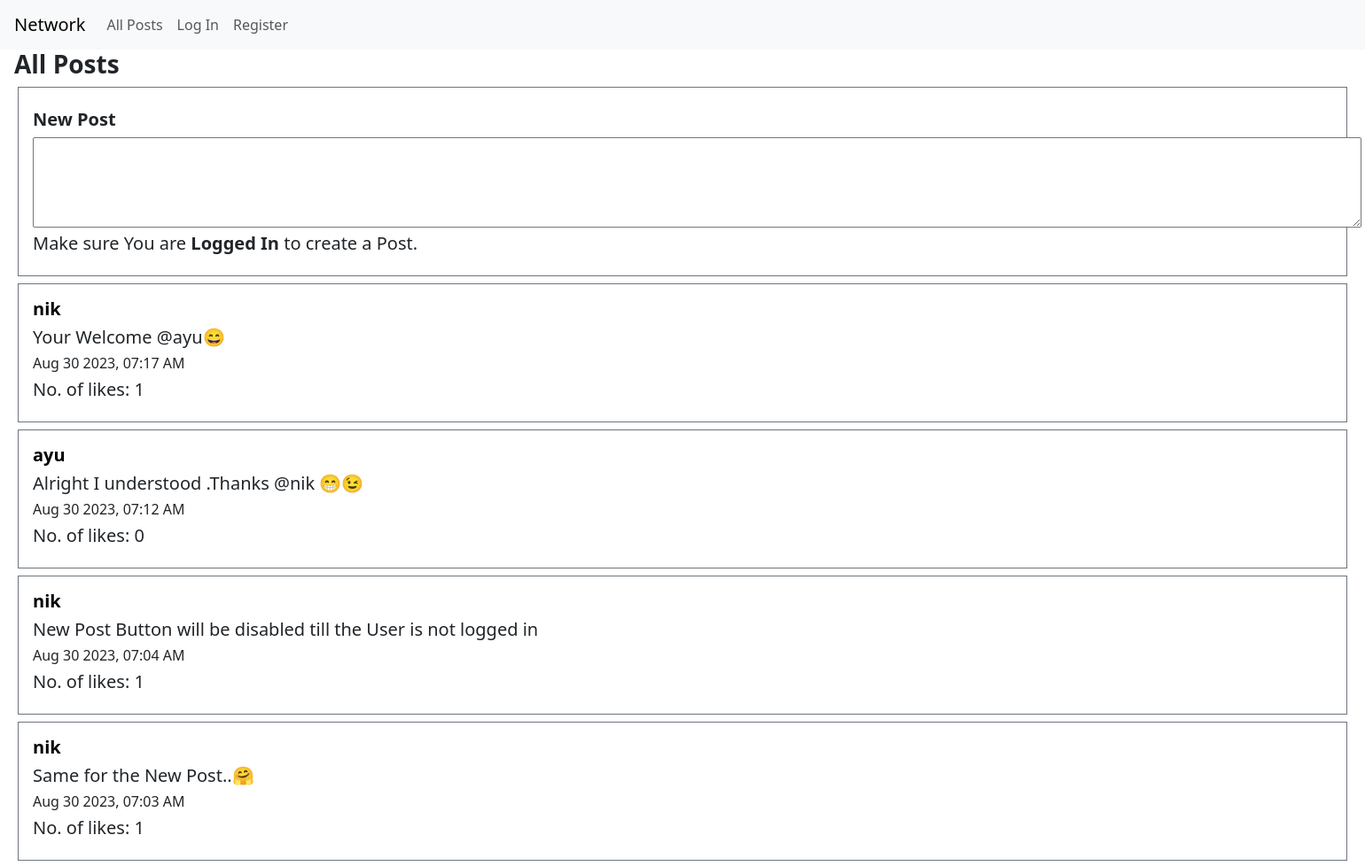
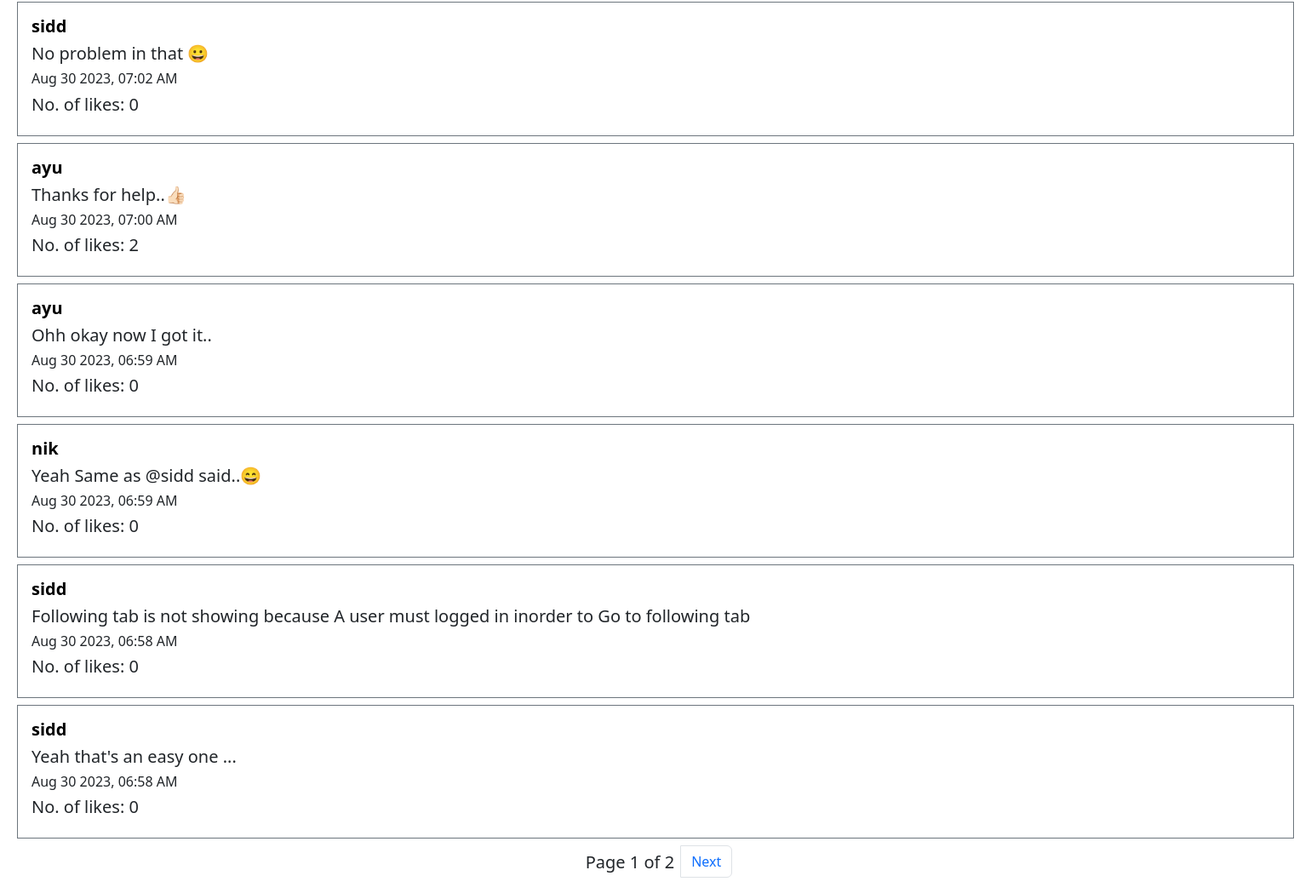
The page / on the database its author committed (2 pictures, top to bottom).
### network/models.py (models this page shows, shortened)
class Post(models.Model):
    user = models.CharField(max_length=50)
    body = models.CharField(max_length=500)
    likes = models.IntegerField(default=0)
    is_liked = models.BooleanField(default=False)
    timestamp = models.DateTimeField(auto_now_add=True)
    def serialize(self):
        return {
            "id": self.id,
            "user": self.user,
            "body": self.body,
            "timestamp": self.timestamp.strftime("%b %d %Y, %I:%M %p"),
            "likes": self.likes,
            "is_liked":self.is_liked
        }

### network/views.py (the view)
# urls.py: path("", views.index, name="index"),
def index(request):
    p=Post.objects.order_by("-timestamp").all()
    if request.user.is_authenticated:
        for post in p:
            if post in request.user.liked.all():
                post.is_liked=True
    posts=[post.serialize() for post in p]
    paginator = Paginator(posts, 10)
    page_number = request.GET.get("page")
    page_obj = paginator.get_page(page_number)
    return render(request, "network/index.html",{'heading':'All Posts',"page_obj": page_obj})

### network/templates/network/index.html (shortened to what this page needs)
{% extends "network/layout.html" %}
{% block body %}
    {% if heading %}
    <h3 class="mx-2 bold">{{heading}}</h3>
    {% endif %}
    <div class="container border border-secondary ml-2 my-2 p-3 ">
        <h5 class="my-2 bold">New Post</h5>
        <textarea id="new-post-body" cols="160" rows="4"></textarea>
        {% if request.user.is_authenticated %}
        <button type="button" id="new-post-btn" class="btn btn-primary mt-2">Post</button>
        {% else %}
        <h5 >Make sure You are <strong>Logged In</strong> to create a Post.</h5>
        {% endif %}
        </div>
    {% for post in page_obj %}
        <div class="container border border-secondary ml-2 my-2 p-3 ">
            <h5 class="bold"><a class="usr" href="{% url 'user' post.user %}">{{post.user}}</a></h5>
            <div id="edit-sec{{post.id}}">
                <h5 id="post-body{{post.id}}">{{post.body}}</h5>
            </div>
            <h6>{{post.timestamp}}</h6>
            <div class="d-flex">
                {% if request.user.is_authenticated %}
                    {% if post.is_liked %}
                    <button id="like{{post.id}}" value="unlike" class="btn m-0 p-0  border-0" onclick="like(this.id,this.value)"><i class="fa-solid fa-heart heart"></i></button>
                    {% else %}
                    <button id="like{{post.id}}" value="like" class="btn m-0 p-0 border-0" onclick="like(this.id,this.value)"><i class="fa-regular fa-heart heart"></i></button>
                    {% endif %}
                    <h6 id="likes{{post.id}}" class="mx-1 pt-2">{{post.likes}}</h6>
                {% else %}
                <h5>No. of likes: {{post.likes}} </h5>
                {% endif %}
            </div>
        </div>
    {% empty %}
    <h4 class="my-4 mx-2">Nothing To Show..</h4>
    {% endfor %}
    <nav aria-label="Page navigation example">
        <ul class="pagination justify-content-center">
            <li class="page-item">
                <h5 class="my-2 mx-2">Page {{ page_obj.number }} of {{ page_obj.paginator.num_pages }} </h5>
            </li>
            {% if page_obj.has_next %}
            <li class="page-item">
                <a class="page-link" href="?page={{ page_obj.next_page_number }}">Next</a>
              </li>
            {% endif %}
        </ul>
    </nav>
{% endblock %}
{% block script %}
{% load static %}
{% endblock %}

### network/templates/network/layout.html (shortened to what this page needs)
{% load static %}
<!DOCTYPE html>
<html lang="en">
    <head>
        <link href="https://cdn.jsdelivr.net/npm/bootstrap@5.3.1/dist/css/bootstrap.min.css" rel="stylesheet">
        <link href="{% static 'network/styles.css' %}" rel="stylesheet">
    </head>
    <body>
        <nav class="navbar navbar-expand-lg navbar-light bg-light">
            <a class="navbar-brand m-0 px-3" href="#">Network</a>
            <div>
              <ul class="navbar-nav mr-auto">
                <li class="nav-item">
                  <a class="nav-link" href="{% url 'index' %}">All Posts</a>
                </li>
                {% if user.is_authenticated and request.user.username %}
                    <li class="nav-item">
                        <a class="nav-link" href="{% url 'following' %}">Following</a>
                    </li>
                    <li class="nav-item">
                        <a class="nav-link" href="{% url 'logout' %}">Log Out</a>
                    </li>
                {% else %}
                    <li class="nav-item">
                        <a class="nav-link" href="{% url 'login' %}">Log In</a>
                    </li>
                    <li class="nav-item">
                        <a class="nav-link" href="{% url 'register' %}">Register</a>
                    </li>
                {% endif %}
              </ul>
            </div>
          </nav>
        <div class="body mx-2">
            {% block body %}
            {% endblock %}
        </div>
    </body>
</html>

### network/static/network/styles.css (style rules this page uses)
.bold { font-weight: bold; }
a.usr { color: black; text-decoration: none; }
.container { max-width: 99%; width: 1500px; }

### rows shown on the page
Post: user "nik", body "Your Welcome @ayu😄"
Post: user "ayu", body "Alright I understood .Thanks @nik 😁😉"
Post: user "nik", body "New Post Button will be disabled till the User is not logged in"
Post: user "nik", body "Same for the New Post..🤗"
Post: user "sidd", body "No problem in that 😀"
Post: user "ayu", body "Thanks for help..👍🏻"
Post: user "ayu", body "Ohh okay now I got it.."
Post: user "nik", body "Yeah Same as @sidd said..😄"
Post: user "sidd", body "Following tab is not showing because A user must logged in inorder to Go to following tab"
Post: user "sidd", body "Yeah that's an easy one ..."

### other values the page prints
{{ heading }} "All Posts"
{{ post.timestamp }} "Aug 30 2023, 07:17 AM" "Aug 30 2023, 07:12 AM" "Aug 30 2023, 07:04 AM" "Aug 30 2023, 07:03 AM" "Aug 30 2023, 07:02 AM" "Aug 30 2023, 07:00 AM" "Aug 30 2023, 06:59 AM" "Aug 30 2023, 06:59 AM" "Aug 30 2023, 06:58 AM" "Aug 30 2023, 06:58 AM"
{{ post.likes }} "1" "0" "1" "1" "0" "2" "0" "0" "0" "0"
{{ page_obj.number }} "1"
{{ page_obj.paginator.num_pages }} "2"
